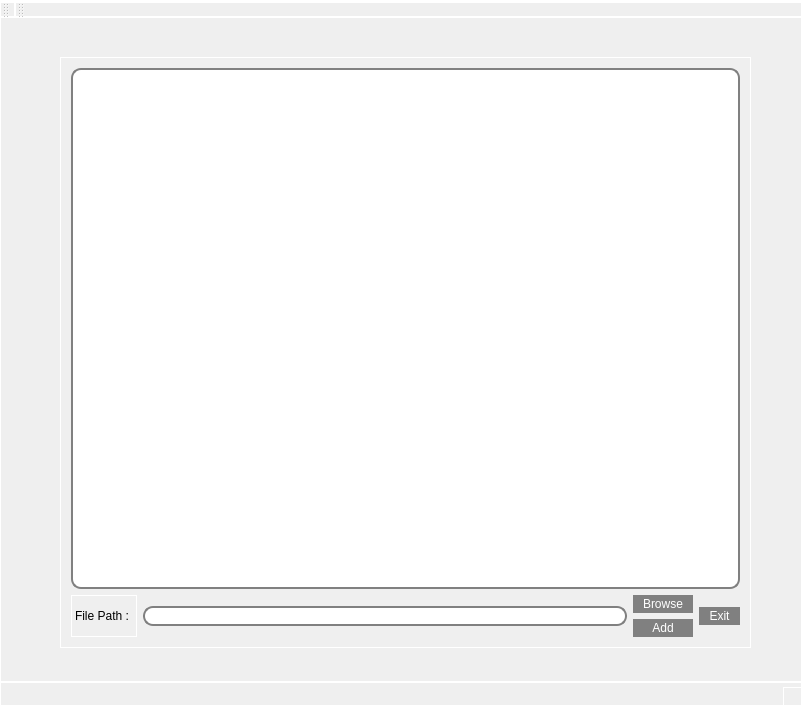
<?xml version="1.0" encoding="UTF-8"?>
<ui version="4.0">
 <class>MainWindow</class>
 <widget class="QMainWindow" name="MainWindow">
  <property name="geometry">
   <rect>
    <x>0</x>
    <y>0</y>
    <width>802</width>
    <height>706</height>
   </rect>
  </property>
  <property name="windowTitle">
   <string>MainWindow</string>
  </property>
  <property name="styleSheet">
   <string notr="true">QPushButton
{
	border: 2px solid grey;
	border-radius: 10px;
	padding: 0 8px;
	background: grey;
   color:white;
}
QLineEdit
{
border: 2px solid gray;
border-radius: 10px;
padding: 0 8px;
background: White;
color:black;
}
QListWidget
{
border: 2px solid gray;
border-radius: 10px;
padding: 0 8px;
background: White;
color:black;
}
*
{
background: qradialgradient(cx: 0.3, cy: -0.4, fx: 0.3, fy: -
0.4, radius: 1.35, stop: 0 #fff, stop: 1 #888);
color: rgb(0, 0, 0);
border: 1px solid #ffffff;
}</string>
  </property>
  <widget class="QWidget" name="centralWidget">
   <widget class="QWidget" name="">
    <property name="geometry">
     <rect>
      <x>60</x>
      <y>40</y>
      <width>691</width>
      <height>591</height>
     </rect>
    </property>
    <layout class="QVBoxLayout" name="verticalLayout_3">
     <item>
      <widget class="QListWidget" name="listWidgetFiles"/>
     </item>
     <item>
      <layout class="QHBoxLayout" name="horizontalLayout">
       <item>
        <widget class="QLabel" name="label">
         <property name="text">
          <string>File Path : </string>
         </property>
        </widget>
       </item>
       <item>
        <widget class="QLineEdit" name="lineEdit_inputFile">
         <property name="toolTip">
          <string>&lt;html&gt;&lt;head/&gt;&lt;body&gt;&lt;p&gt;Double click to Browse&lt;/p&gt;&lt;/body&gt;&lt;/html&gt;</string>
         </property>
         <property name="styleSheet">
          <string notr="true"/>
         </property>
        </widget>
       </item>
       <item>
        <layout class="QVBoxLayout" name="verticalLayout">
         <item>
          <widget class="QPushButton" name="pushButtonBrowse">
           <property name="text">
            <string>Browse</string>
           </property>
          </widget>
         </item>
         <item>
          <widget class="QPushButton" name="pushButtonAdd">
           <property name="text">
            <string>Add</string>
           </property>
          </widget>
         </item>
        </layout>
       </item>
       <item>
        <layout class="QVBoxLayout" name="verticalLayout_2">
         <item>
          <widget class="QPushButton" name="pushButtonExit">
           <property name="text">
            <string>Exit</string>
           </property>
          </widget>
         </item>
        </layout>
       </item>
      </layout>
     </item>
    </layout>
   </widget>
   <zorder>pushButton</zorder>
   <zorder>textEdit</zorder>
   <zorder>pushButton_2</zorder>
   <zorder>textEdit</zorder>
   <zorder>pushButton</zorder>
   <zorder>pushButton_2</zorder>
   <zorder>pushButtonAdd</zorder>
   <zorder>pushButtonExit</zorder>
   <zorder>listWidget</zorder>
   <zorder>pushButtonExit</zorder>
   <zorder>pushButtonAdd</zorder>
   <zorder>lineEdit_inputFile</zorder>
  </widget>
  <widget class="QMenuBar" name="menuBar">
   <property name="geometry">
    <rect>
     <x>0</x>
     <y>0</y>
     <width>802</width>
     <height>27</height>
    </rect>
   </property>
  </widget>
  <widget class="QToolBar" name="mainToolBar">
   <attribute name="toolBarArea">
    <enum>TopToolBarArea</enum>
   </attribute>
   <attribute name="toolBarBreak">
    <bool>false</bool>
   </attribute>
  </widget>
  <widget class="QStatusBar" name="statusBar"/>
  <widget class="QToolBar" name="toolBar">
   <property name="windowTitle">
    <string>toolBar</string>
   </property>
   <attribute name="toolBarArea">
    <enum>TopToolBarArea</enum>
   </attribute>
   <attribute name="toolBarBreak">
    <bool>false</bool>
   </attribute>
  </widget>
 </widget>
 <layoutdefault spacing="6" margin="11"/>
 <resources/>
 <connections/>
</ui>
